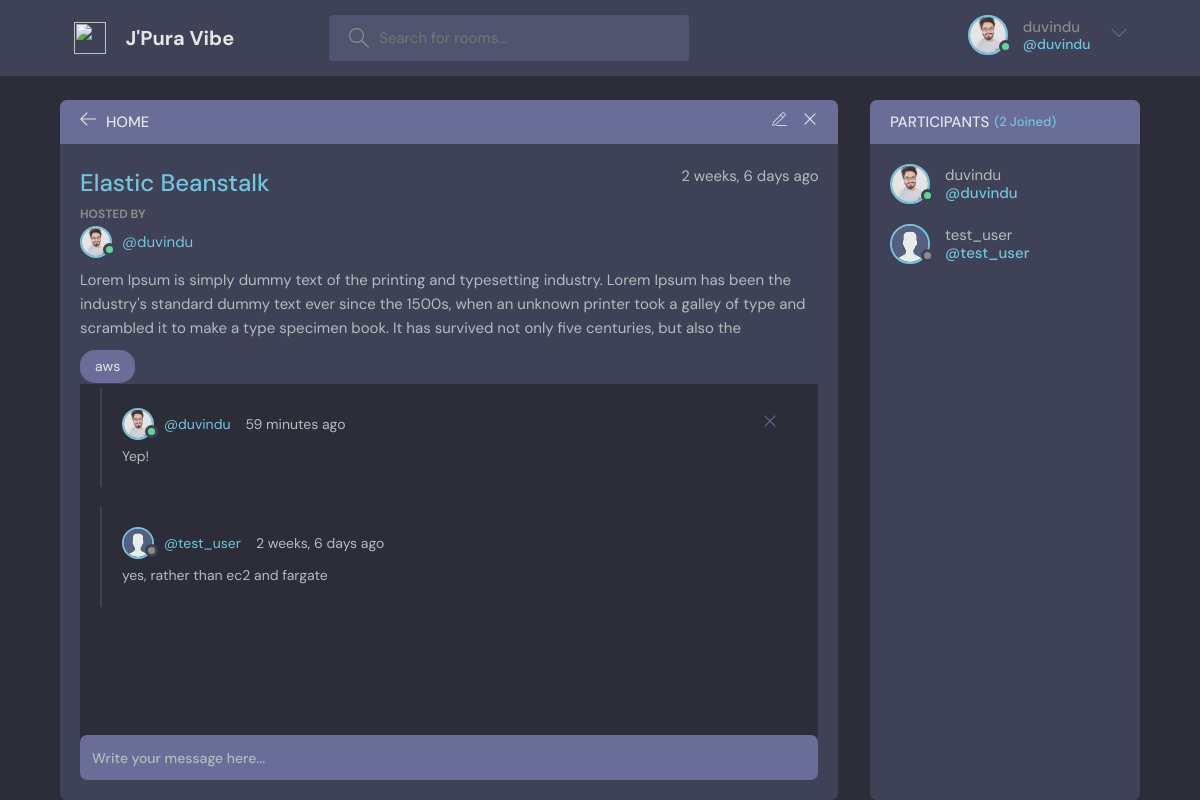
Page /room/6/ (signed in) on the committed database.
### home/models.py (models this page shows, shortened)
class Profile(models.Model):
    user = models.OneToOneField(User, on_delete=models.CASCADE)
    image = models.ImageField(upload_to='profile_pics/', null=True)

class Room(models.Model):
    host = models.ForeignKey(User, on_delete=models.CASCADE)
    topic = models.ForeignKey(Topic, on_delete=models.CASCADE)
    name = models.CharField(max_length=200)
    description = models.TextField(blank=True, null=True)
    participants = models.ManyToManyField(User, related_name='participants')
    created = models.DateTimeField(auto_now_add=True)
    class Meta:
        ordering = ['-created']

class Topic(models.Model):
    name = models.CharField(max_length=200)

class Message(models.Model):
    user = models.ForeignKey(User, on_delete=models.CASCADE)
    room = models.ForeignKey(Room, on_delete=models.CASCADE)
    body = models.TextField()
    created = models.DateTimeField(auto_now_add=True)
    class Meta:
        ordering = ['-created']

### home/views.py (the view, shortened to what this page needs)
# urls.py: path('room/<int:pk>/', room, name = 'room'),
@login_required
def room(request,pk):
    room = Room.objects.get(id = pk)
    room_messages = room.message_set.all().order_by('-created')
    members = room.participants.all()
    context = {'room':room, 'room_messages':room_messages, 'members':members}
    return render(request, 'home/room.html',context)

### home/templates/home/room.html (shortened to what this page needs)
{% extends 'base.html' %}
{% load static %}
{% block content %}
    <main class="profile-page layout layout--2">
      <div class="container">
        <div class="room">
          <div class="room__top">
            <div class="room__topLeft">
              <a href="{% url 'home' %}">
                <svg version="1.1" xmlns="http://www.w3.org/2000/svg" width="32" height="32" viewBox="0 0 32 32">
                  <title>arrow-left</title>
                  <path
                    d="M13.723 2.286l-13.723 13.714 13.719 13.714 1.616-1.611-10.96-10.96h27.625v-2.286h-27.625l10.965-10.965-1.616-1.607z"
                  ></path>
                </svg>
              </a>
              <h3>Home</h3>
            </div>
            {% if request.user == room.host %}
              <div class="room__topRight">
                <a href="{% url 'update-room' room.pk %}">
                </a>
                <a href="{% url 'delete-room' room.pk %}">
                  <svg version="1.1" xmlns="http://www.w3.org/2000/svg" width="32" height="32" viewBox="0 0 32 32">
                    <title>remove</title>
                    <path
                      d="M27.314 6.019l-1.333-1.333-9.98 9.981-9.981-9.981-1.333 1.333 9.981 9.981-9.981 9.98 1.333 1.333 9.981-9.98 9.98 9.98 1.333-1.333-9.98-9.98 9.98-9.981z"
                    ></path>
                  </svg>
                </a>
              </div>
            {% endif %}
          </div>
          <div class="room__box scroll">
            <div class="room__header scroll">
              <div class="room__info">
                <h3>{{room.name}}</h3>
                <span>{{room.created|timesince}} ago</span>
              </div>
              <div class="room__hosted">
                <p>Hosted By</p>
                <a href="{% url 'profile' room.host.username %}" class="room__author">
                {% if request.user == room.host %}
                 {% if room.host.profile.image %}
                  <div class="avatar avatar--small active">
                    <img src="{{room.host.profile.image.url}}" />
                  </div>
                 {% else %}
                  <div class="avatar avatar--small active">
                    <img src="{% static 'images/avatar.svg' %}" />
                  </div>
                 {% endif %}
                {% endif %}
                  <span>@{{room.host.username}}</span>
                </a>
              </div>
              <div class="room__details">
                {{room.description|slice:'300'}}
              </div>
              <span class="room__topics">{{room.topic.name}}</span>
            </div>
            <div class="room__conversation">
              <div class="threads scroll">
                {% for message in room_messages %}
                  <div class="thread">
                    <div class="thread__top">
                      <div class="thread__author">
                        <a href="{% url 'profile' message.user.username %}" class="thread__authorInfo">
                        {% if request.user == message.user %}
                         {% if message.user.profile.image %}
                          <div class="avatar avatar--small active">
                            <img src="{{message.user.profile.image.url}}" />
                          </div>
                         {% else %}
                          <div class="avatar avatar--small active">
                            <img src="{% static 'images/avatar.svg' %}" />
                          </div>
                         {% endif %}
                        {% else %}
                         {% if message.user.profile.image %}
                          <div class="avatar avatar--small">
                            <img src="{{message.user.profile.image.url}}" />
                          </div>
                         {% else %}
                          <div class="avatar avatar--small">
                            <img src="{% static 'images/avatar.svg' %}" />
                          </div>
                         {% endif %}
                        {% endif %}
                          <span>@{{message.user.username}}</span>
                        </a>
                        <span class="thread__date">{{message.created|timesince}} ago</span>
                      </div>
                      {% if request.user == message.user %}
                        <a href="{% url 'delete-message' message.pk %}">
                          <div class="thread__delete">
                            <svg version="1.1" xmlns="http://www.w3.org/2000/svg" width="32" height="32" viewBox="0 0 32 32">
                              <title>remove</title>
                              <path
                                d="M27.314 6.019l-1.333-1.333-9.98 9.981-9.981-9.981-1.333 1.333 9.981 9.981-9.981 9.98 1.333 1.333 9.981-9.98 9.98 9.98 1.333-1.333-9.98-9.98 9.98-9.981z"
                              ></path>
                            </svg>
                          </div>
                        </a>
                      {% endif %}
                    </div>
                    <div class="thread__details">
                      {{message.body}}
                    </div>
                  </div>
                {% endfor %}
              </div>
            </div>
          </div>
          <div class="room__message">
            <form method="POST">
                <input name="body" placeholder="Write your message here..." />
            </form>
          </div>
        </div>
        <div class="participants">
          <h3 class="participants__top">Participants <span>({{members.count}} Joined)</span></h3>
          <div class="participants__list scroll">
            {% for member in members %}
              <a href="{% url 'profile' member.username %}" class="participant">
              {% if request.user == member %}
               {% if member.profile.image %}
                <div class="avatar avatar--medium active">
                  <img src="{{member.profile.image.url}}" />
                </div>
               {% else %}
                <div class="avatar avatar--medium active">
                  <img src="{% static 'images/avatar.svg' %}" />
                </div>
               {% endif %}
              {% else %}
               {% if member.profile.image %}
                <div class="avatar avatar--medium">
                  <img src="{{member.profile.image.url}}" />
                </div>
               {% else %}
                <div class="avatar avatar--medium">
                  <img src="{% static 'images/avatar.svg' %}" />
                </div>
               {% endif %}
              {% endif %}
                <p>
                  {{member.username}}
                  <span>@{{member.username}}</span>
                </p>
              </a>
            {% endfor %}
          </div>
        </div>
      </div>
    </main>
{% endblock content %}

### templates/navbar.html (shortened to what this page needs)
    {% load static %}
    <header class="header header--loggedIn">
      <div class="container">
        <a href="{% url 'home' %}" class="header__logo">
          <img src="{% static 'images/logo.png' %}" />
          <h1>J'Pura Vibe</h1>
        </a>
        <form class="header__search" method="GET" action="{% url 'home' %}">
          <label>
            <input name="q" placeholder="Search for rooms..." />
          </label>
        </form>
        <nav class="header__menu">
          {% if request.user.is_authenticated %}
              <div class="header__user">
                <a href="{% url 'profile' request.user.username %}">
                 {% if request.user.profile.image %}
                  <div class="avatar avatar--medium active">
                    <img src="{{request.user.profile.image.url}}" />
                  </div>
                 {% else %}
                  <div class="avatar avatar--medium active">
                    <img src="{% static 'images/avatar.svg' %}" />
                  </div>
                 {% endif %}
                  <p>{{request.user.username}} <span>@{{request.user.username}}</span></p>
                </a>
                <button class="dropdown-button">
                  <svg version="1.1" xmlns="http://www.w3.org/2000/svg" width="32" height="32" viewBox="0 0 32 32">
                    <title>chevron-down</title>
                    <path d="M16 21l-13-13h-3l16 16 16-16h-3l-13 13z"></path>
                  </svg>
                </button>
              </div>
          {% else %}
          <a href="{% url 'login' %}">
            <img src="{% static 'images/avatar.svg' %}" />
            <p>Login</p>
          </a>
          {% endif %}
        </nav>
      </div>
    </header>

### rows in the picture
Room: name "Elastic Beanstalk", created "2 weeks, 6 days", host.profile.image (picture), host.username "duvindu", description "Lorem Ipsum is simply dummy text of the printing and typesetting industry. Lorem Ipsum has been the industry's standard dummy text ever since the 1500s, when an unknown printer took a galley of type and scrambled it to make a type specimen book. It has survived not only five centuries, but also the", topic.name "aws"
Message: user.profile.image (picture), user.username "duvindu", created "59 minutes", body "Yep!"
Message: user.username "test_user", created "2 weeks, 6 days", body "yes, rather than ec2 and fargate"

### other values in the picture
{{ request.user.username }} "duvindu"
{{ members.count }} "2"
{{ member.username }} "duvindu"
{{ member.username }} "test_user"
